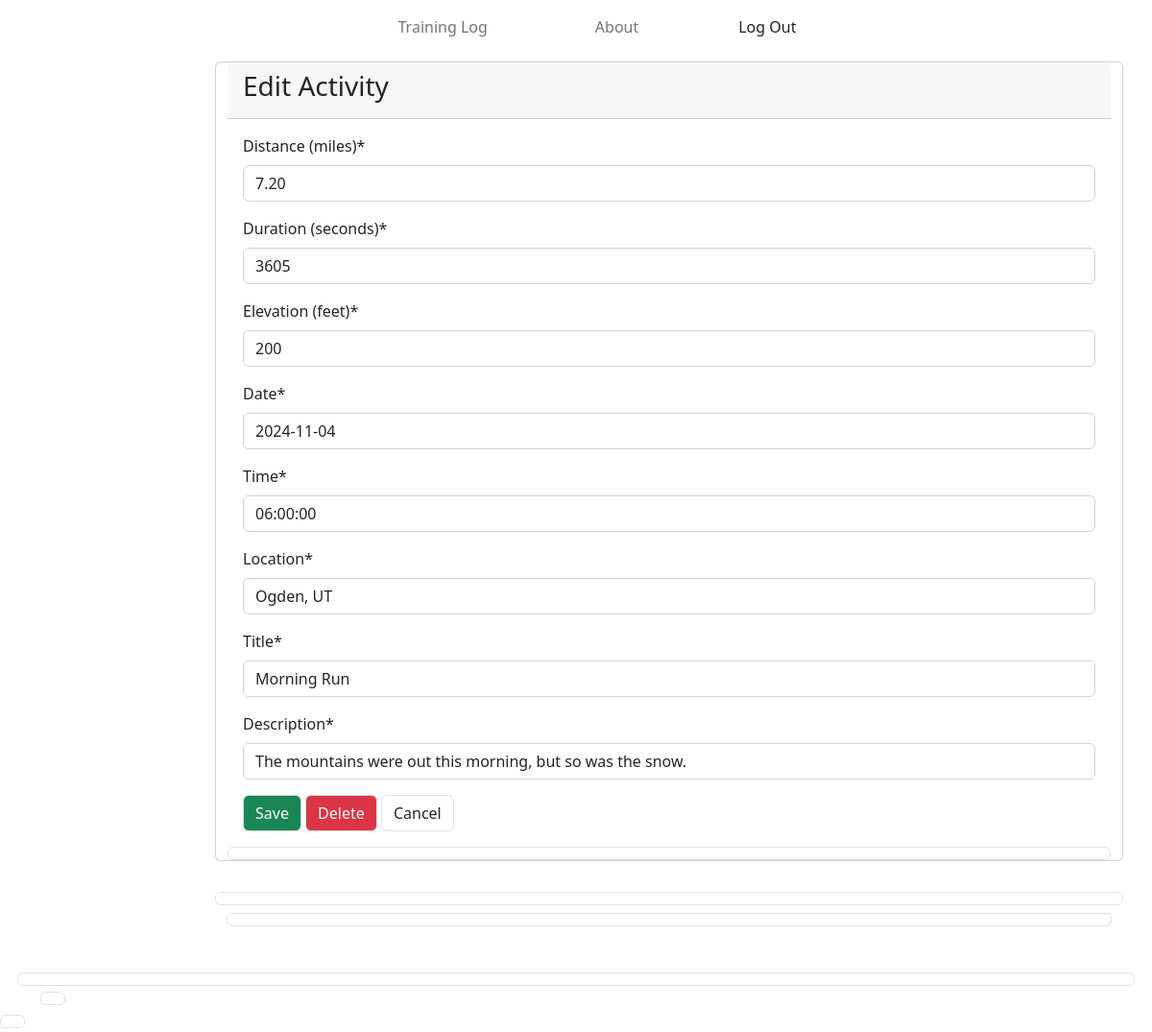
Page /Edit-Activity/1/ (signed in) on the earlier database version.
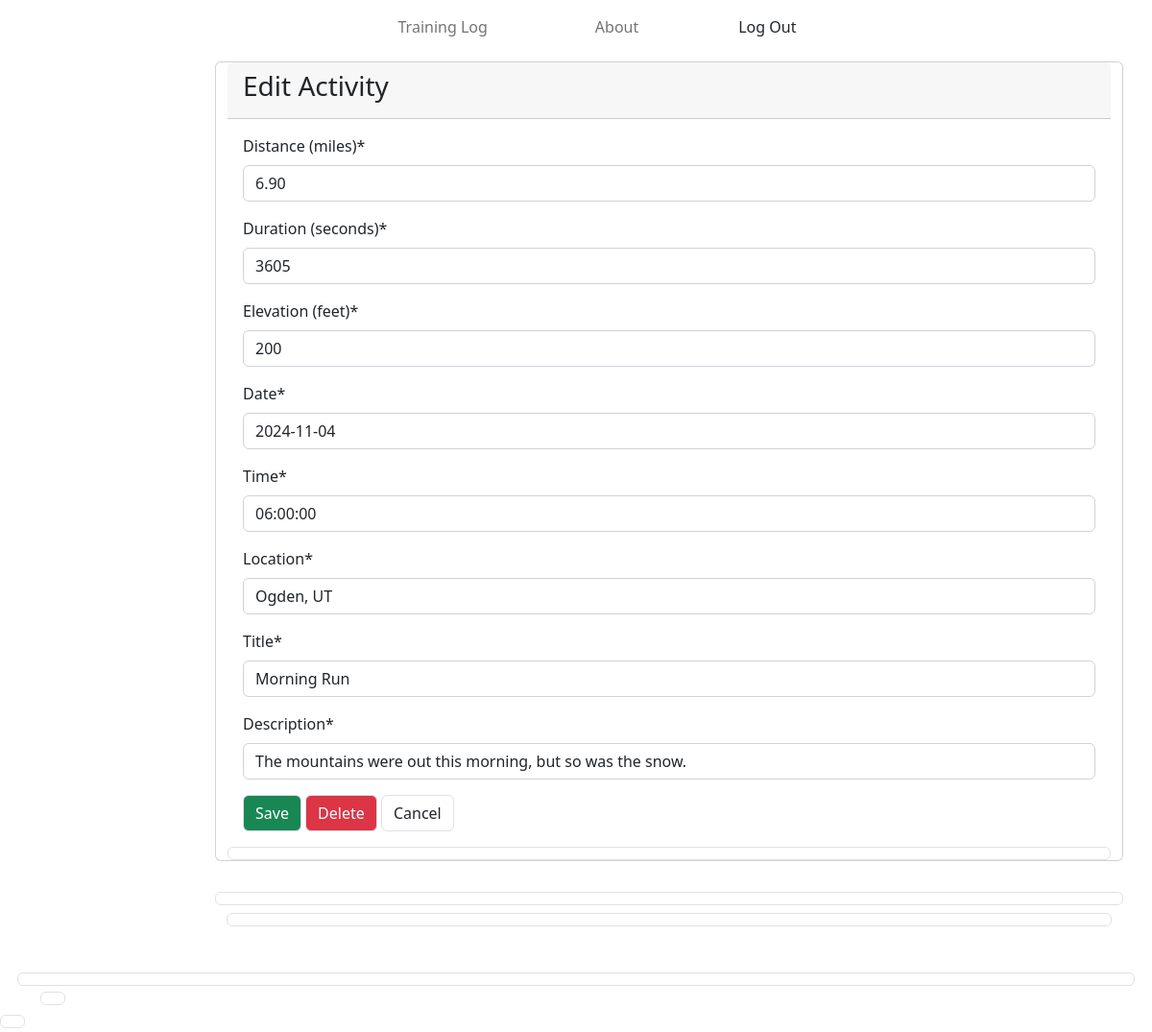
Same page on the later database version.
### activities/models.py (models this page shows)
class Activity(models.Model):
    aid = models.AutoField(primary_key=True)
    athlete = models.ForeignKey(User, on_delete=models.CASCADE)
    distance = models.DecimalField(blank=False, null=False, max_digits=7, decimal_places=2, verbose_name="Distance (miles)") # in miles
    duration = models.PositiveIntegerField(blank=False, null=False, verbose_name="Duration (seconds)") # duration of activity in seconds
    elevation = models.PositiveIntegerField(verbose_name="Elevation (feet)") # elevation gain in feet
    date = models.DateField(blank=False, null=False, verbose_name="Date")
    time = models.TimeField(blank=False, null=False, verbose_name="Time")
    location = models.CharField(max_length=128, default="Corvallis, OR", verbose_name="Location")
    title = models.CharField(blank=False, null=False, max_length=128, verbose_name="Title")
    description = models.CharField(max_length=1080, verbose_name="Description")

### activities/views.py (the view)
# urls.py: re_path(r'Edit-Activity/(?P<aid>\d+)/$', activity_views.edit_activity_view, name='edit_activity'),
@login_required
def edit_activity_view(request, aid):
    edit_activity = Activity.objects.get(aid=aid)
    if request.method == "POST":
        form = new_activity_form(request.POST, instance=edit_activity)
        if form.is_valid():
            edit_activity.save()
            messages.success(request, "Your activity has been changed!")
            return redirect('training_log')
    else:
        form = new_activity_form(instance=edit_activity)
        return render(request, 'edit_activity.html', {'form': form})

### activities/forms.py
class new_activity_form(forms.ModelForm):
    class Meta:
        model = Activity
        fields = ["distance", "duration", "elevation", "date", "time", "location", "title", "description"]

### activities/templates/edit_activity.html (shortened to what this page needs)
{% extends "base.html" %}
{% load static %}
{% load crispy_forms_tags %}
{% block centernav %}
    <div class="row g-4 pt-2 vstack gap-2">
        <div class="card">
            <div class="card-header">
                <h3>Edit Activity</h3>
            </div>
                <div class="card-body">
                    <form action="" method="POST">
                        {{ form|crispy }}
                        <button type="submit" id="create" class="btn border btn-success">Save</button>
                        <button type="submit" id="delete" class="btn border btn-danger">Delete</button>
                        <a class="btn border" href="{% url 'training_log' %}">Cancel</button>
                    </form>
                </div>
            </div>
    </div>
{% endblock %}

Differences in the rows shown:
changed Activity "Ogden, UT": distance "7.20" → "6.90"
